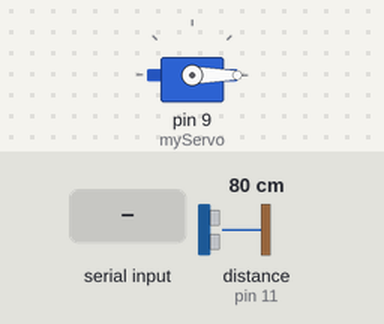
This sketch was run on a simulated Arduino Uno, built with avr-gcc and run on an emulated ATmega328P. Shown: servo. The inputs (shaded band) are chosen by the test bench; at power-on: distance to the obstacle (sensor on pin 11) 80 cm. The echo pulse lasts 58.3 µs per cm.

Above: at 4.2 s.
4.3 s: "r\n" received over the second serial link
At 5.8 s:
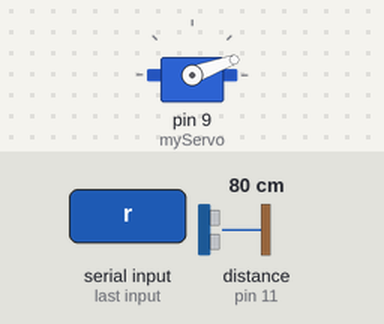
7.3 s: distance to the obstacle (sensor on pin 11) set to 2 cm
At 7.9 s:
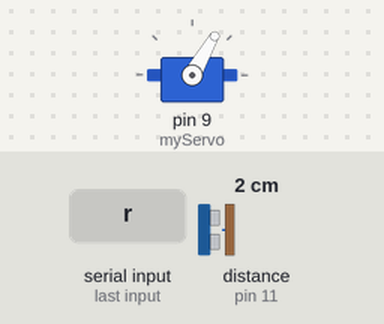
9.1 s: "l\n" received over the second serial link
At 9.6 s:
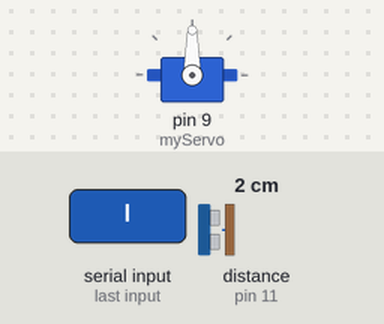
Timing chart, 0 to 12.1 s (numbered marks = the images above; inputs shaded):
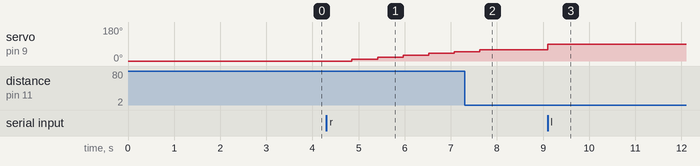

Measured:
- after the input at 4.3 s, servo on pin 9 (myServo): moves from 0° to 50° over 2.2 s, starting after 0.56 s
- after the input at 7.3 s, servo on pin 9 (myServo): goes on until 7.6 s, then stays 60°
- after the input at 9.1 s, servo on pin 9 (myServo): 60° → 90° at once

The sketch:

sketch_dec19a.ino
```cpp
#include <Servo.h>
#include <SoftwareSerial.h>
SoftwareSerial BT(5,6);

const int trigPin = 10;
const int echoPin = 11;

long duration;
int distance;

Servo myServo;

void setup() {
  pinMode(trigPin, OUTPUT);
  pinMode(echoPin, INPUT);

  BT.begin(9600);
  //Serial.begin(9600); //Used for debug

  myServo.attach(9); // Servo pin
  myServo.write(0);
  delay(3000);

//  BT.println("Hello from Arduino");
}

char b; // Stores the character for bluetooth

double DtoR(double degrees){
  return degrees * 1000 / 57296;
}

double RtoD(double radians){
  return radians * 57296 / 1000;
}

void loop() {
  if(BT.available()){
    b = (BT.read());
    if(b == 'r'){
      myServo.write(0);
//      BT.println("DA! ");

      int degree = 0;
      for(double i = 0; i <= 90; i+=10){
        myServo.write(i);
        delay(50);
//        BT.println(i);
        double distance = calculateDistance();
        if(distance < 50){
          double y = distance*sin(DtoR(i));
          double xDegrees = 180 - (90 + i);
          double x = distance*sin(DtoR(xDegrees));

//          BT.println("!!! Colision detectada! !");
//          BT.write(distance);
          BT.print(i);
          BT.print(',');
          BT.print(x);
          BT.print(',');
          BT.print(y);
          BT.print('\n');
          break;
        }
        delay(500);

      }

      BT.println("end");

    }
    if(b == 'l'){
      myServo.write(90);
      BT.println("Moving left");
    }
    if(b == 's'){
        BT.println(calculateDistance());
    }
    if (b=='?'){
      BT.println("r = Right ; l = Left ; s = Ultrasonic BEAAAM");
    }
  }
}

int calculateDistance(){

  digitalWrite(trigPin, LOW);
  delayMicroseconds(2);

  digitalWrite(trigPin, HIGH);
  delayMicroseconds(10);
  digitalWrite(trigPin, LOW);
  duration = pulseIn(echoPin, HIGH);
  distance= duration*0.034/2;
  return distance;
}
```
